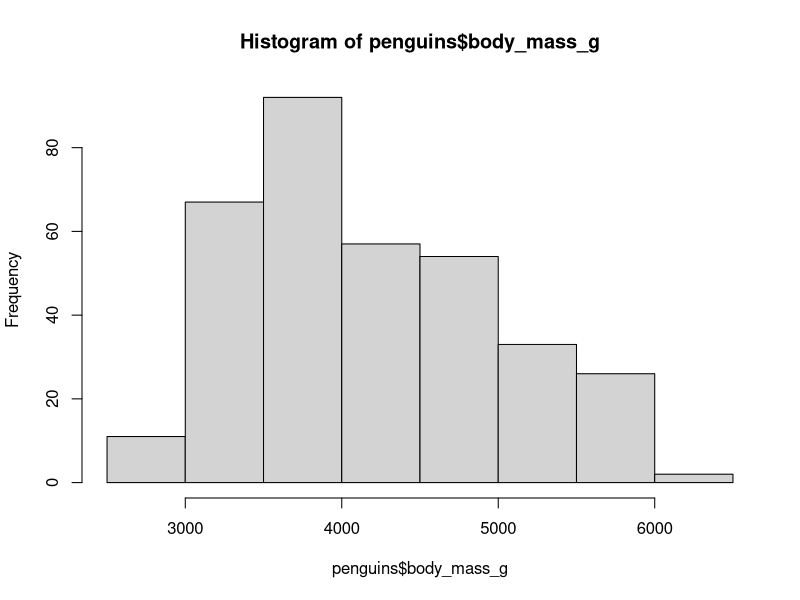

Generate this figure with R:
## ---- chunk 1
library(palmerpenguins)
## ---- chunk 2
nrow(penguins)
## ---- chunk 3
ncol(penguins)
## ---- chunk 4
summary(penguins)
## ---- chunk 5
hist(penguins$body_mass_g)
